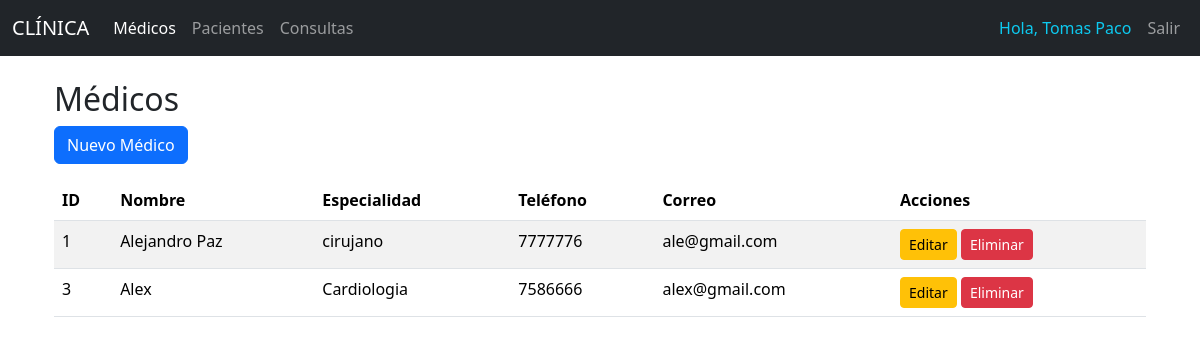
The page /medicos/ (signed in) on the database as committed earlier.
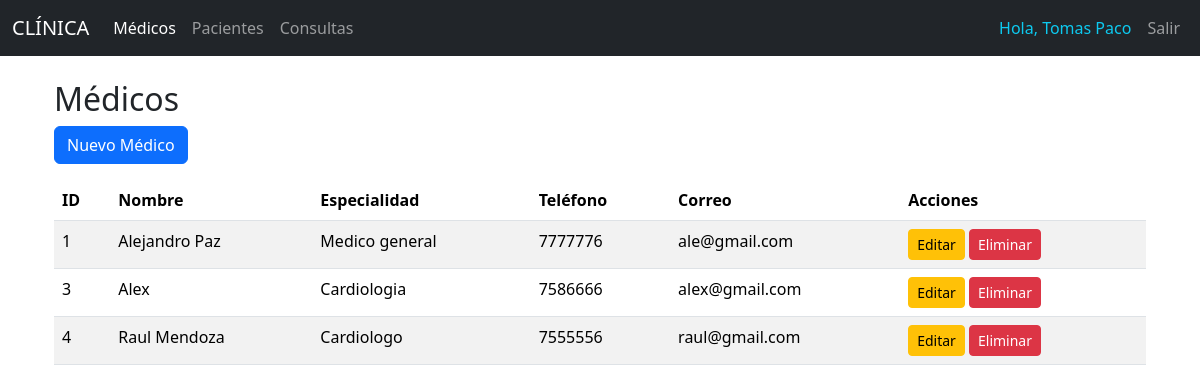
The same page on the database as committed later.
### models/medico_model.py (models this page shows, shortened)
class Medico(db.Model):
    __tablename__ = "medicos"
    id = db.Column(db.Integer, primary_key=True)
    nombre = db.Column(db.String(80), nullable=False)
    especialidad = db.Column(db.String(100), nullable=False)
    telefono = db.Column(db.String(20), nullable=False)
    correo = db.Column(db.String(100), nullable=False)
    consultas = db.relationship('Consulta', back_populates='medico', cascade="all, delete-orphan")
    @staticmethod
    def get_all():
        return Medico.query.all()
    def delete(self):
        db.session.delete(self)
        db.session.commit()

### controllers/medico_controller.py (the view)
@medico_bp.route("/")
@login_required  # Proteger esta ruta
def index():
    medicos = Medico.get_all()
    return medico_view.list(medicos)

### run.py (called while the page is built)
@app.context_processor
def inject_active_path():
    def is_active(path):
        return 'active' if request.path == path else ''
    return(dict(is_active = is_active))

### view/medico_view.py (called while the page is built)
def list(medicos):
    return render_template('medicos/index.html', medicos=medicos)

### templates/medicos/index.html (shortened to what this page needs)
{% extends "base.html" %}
{% block content %}
<div class="container">
    <h2>Médicos</h2>
    <a href="{{ url_for('medico.create') }}" class="btn btn-primary mb-3">Nuevo Médico</a>
    <table class="table table-striped">
        <thead>
            <tr>
                <th>ID</th>
                <th>Nombre</th>
                <th>Especialidad</th>
                <th>Teléfono</th>
                <th>Correo</th>
                <th>Acciones</th>
            </tr>
        </thead>
        <tbody>
            {% for medico in medicos %}
            <tr>
                <td>{{ medico.id }}</td>
                <td>{{ medico.nombre }}</td>
                <td>{{ medico.especialidad }}</td>
                <td>{{ medico.telefono }}</td>
                <td>{{ medico.correo }}</td>
                <td>
                    <a href="{{ url_for('medico.edit', id=medico.id) }}" class="btn btn-sm btn-warning">Editar</a>
                    <a href="{{ url_for('medico.delete', id=medico.id) }}" class="btn btn-sm btn-danger" onclick="return confirm('Estás seguro de eliminar ?')">Eliminar</a>
                </td>
            </tr>
            {% endfor %}
        </tbody>
    </table>
</div>
{% endblock %}

Rows that differ between the two databases and show on the page:
changed Medico "Alejandro Paz": especialidad "cirujano" → "Medico general"
added Medico: id "4", nombre "Raul Mendoza", especialidad "Cardiologo", telefono "7555556", correo "raul@gmail.com"
